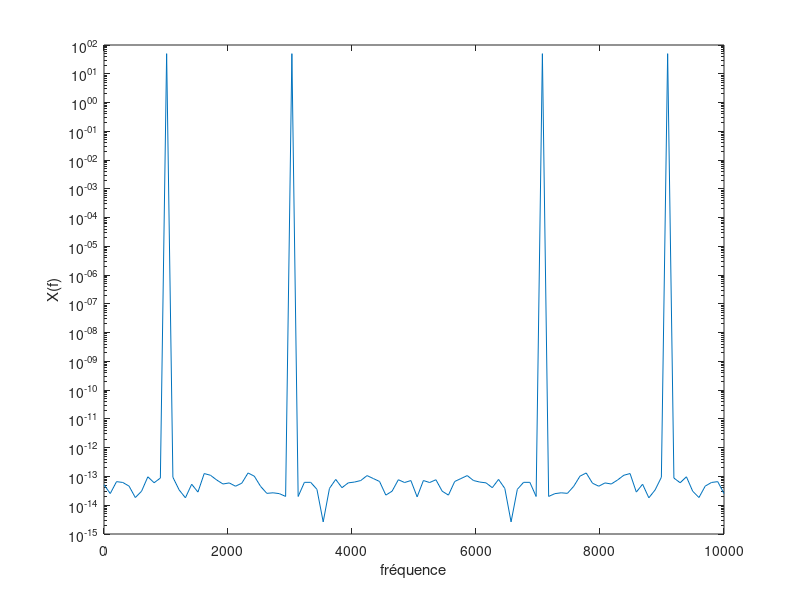
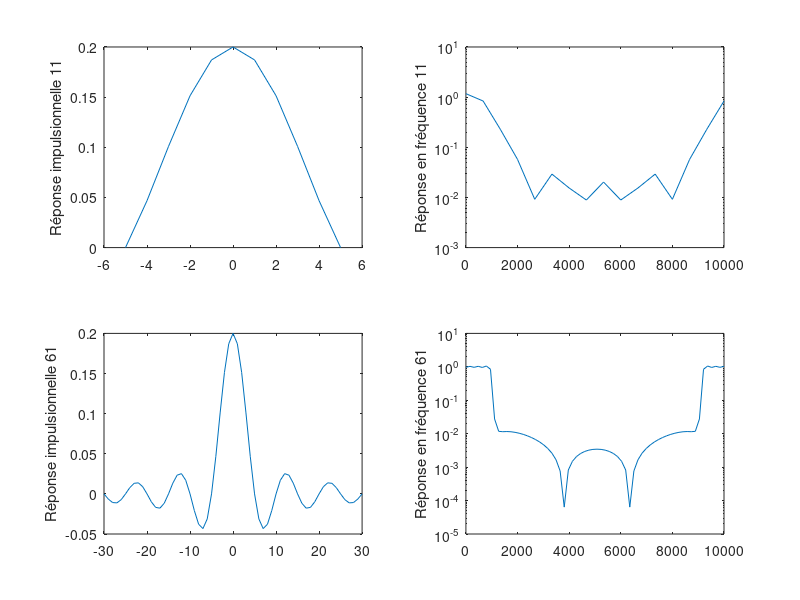
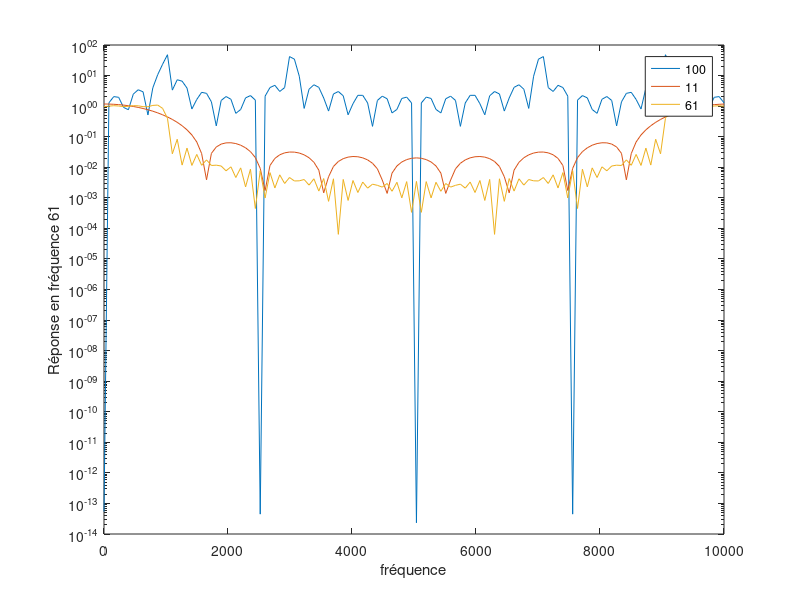
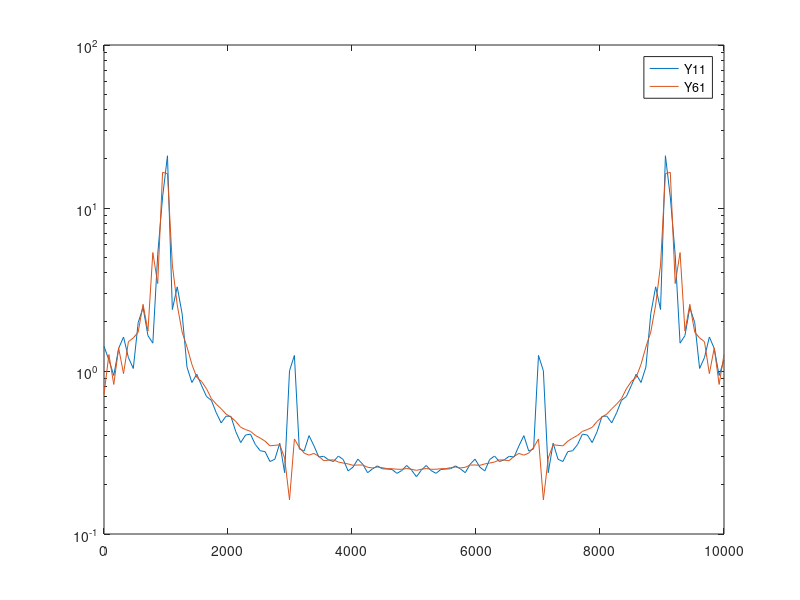

The MATLAB script that drew these images, in order:
N = 100; % nbre de pas
f1 = 1000;
f2 = 3000;
Fe = 10000;
Te = 1/Fe;
t = 0 : Te : (N-1)*Te; %vecteur [début, pas, fin]
x1 = cos(2*pi*f1*t);
x2 = cos(2*pi*f2*t);
x = x1 + x2;
X = fft(x);
figure
f = 0 : Fe/(N-1) : Fe; %plot(linspace(0,(N-1)*Te,N),x); % linspace(debut,fin, nb de points)
semilogy(f,abs(X));
xlabel("fréquence");
ylabel("X(f)");

figure
f = 0 : Fe/(N-1) : Fe;
plot(t,x); %plot(linspace(0,(N-1)*Te,N),x); % linspace(debut,fin, nb de points)
xlabel("temps");
ylabel("x(t)");

Q = 11;
fc = f1;
fcb = fc/Fe;
h = 2*fcb*sinc(2*fcb*[-(Q-1)/2 : (Q-1)/2]);
subplot(2,2,1);
plot([-(Q-1)/2 : (Q-1)/2],h);
ylabel("Réponse impulsionnelle 11");

P = 61;
fc = f1;
fcb = fc/Fe;
h = 2*fcb*sinc(2*fcb*[-(P-1)/2 : (P-1)/2]);
subplot(2,2,3);
plot([-(P-1)/2 : (P-1)/2],h);
ylabel("Réponse impulsionnelle 61");


Q = 11;
fc = f1;
fcb = fc/Fe;
ZP = 2^(nextpow2(Q));
h = 2*fcb*sinc(2*fcb*[-(Q-1)/2 : (Q-1)/2]);
H = fft(h,ZP);
f = 0 : Fe/(ZP-1) : Fe; %plot(linspace(0,(N-1)*Te,N),x); % linspace(debut,fin, nb de points)
subplot(2,2,2);
semilogy(f,abs(H));
ylabel("Réponse en fréquence 11");

Q = 61;
fc = f1;
fcb = fc/Fe;
ZP = 2^(nextpow2(Q));
h = 2*fcb*sinc(2*fcb*[-(Q-1)/2 : (Q-1)/2]);
H = fft(h,ZP);
f = 0 : Fe/(ZP-1) : Fe; %plot(linspace(0,(N-1)*Te,N),x); % linspace(debut,fin, nb de points)
subplot(2,2,4);
semilogy(f,abs(H));
ylabel("Réponse en fréquence 61");

N = 100; % nbre de pas
f1 = 1000;
f2 = 3000;
Fe = 10000;
Te = 1/Fe;
ZP = 2^(nextpow2(length(x)));
t = 0 : Te : (N-1)*Te; %vecteur [début, pas, fin]
x1 = cos(2*pi*f1*t);
x2 = cos(2*pi*f2*t);
x = x1 + x2;
X = fft(x, ZP);
figure
f = 0 : Fe/(ZP-1) : Fe; %plot(linspace(0,(N-1)*Te,N),x); % linspace(debut,fin, nb de points)
semilogy(f,abs(X));
xlabel("fréquence");
ylabel("X(f)");

Q = 11;
fc = f1;
fcb = fc/Fe;
ZP = 2^(nextpow2(length(x)));
h1 = 2*fcb*sinc(2*fcb*[-(Q-1)/2 : (Q-1)/2]);
H1 = fft(h1,ZP);
f = 0 : Fe/(ZP-1) : Fe; %plot(linspace(0,(N-1)*Te,N),x); % linspace(debut,fin, nb de points)
hold on;
semilogy(f,abs(H1));
ylabel("Réponse en fréquence 11");

Q = 61;
fc = f1;
fcb = fc/Fe;
ZP = 2^(nextpow2(length(x)));
h2 = 2*fcb*sinc(2*fcb*[-(Q-1)/2 : (Q-1)/2]);
H2 = fft(h2,ZP);
f = 0 : Fe/(ZP-1) : Fe; %plot(linspace(0,(N-1)*Te,N),x); % linspace(debut,fin, nb de points)
hold on;
semilogy(f,abs(H2));
legend('100','11','61');
ylabel("Réponse en fréquence 61");

y11 = filter (h1,1,x);
y61 = filter (h2,1,x);
Y11 = fft(y11,ZP);
Y61 = fft(y61,ZP);
figure
semilogy(f, abs(Y11));
hold on
semilogy(f, abs(Y61));
legend('Y11','Y61');